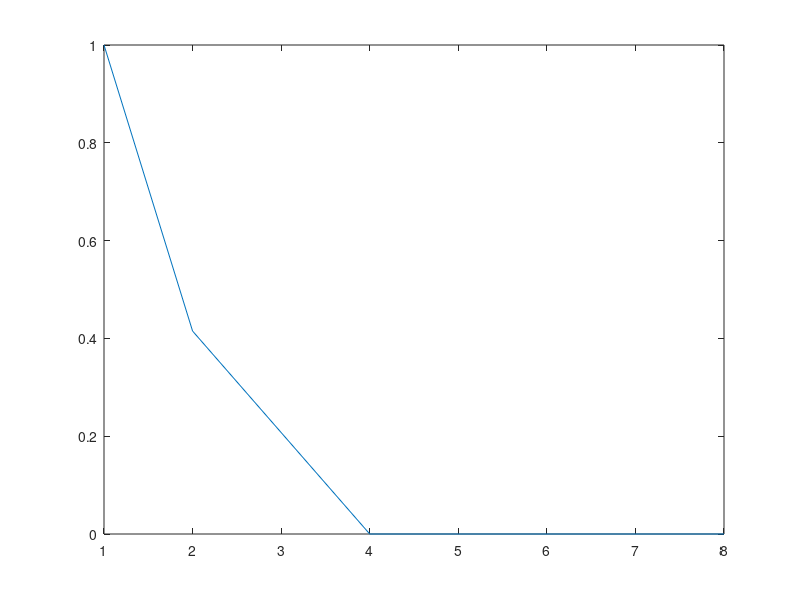

The MATLAB source for this figure: (Note: this script raises an error after producing the figure.)
% Boltzmann machine written by Axel Qvarnström
clear all
close all
clc

% Parameters
N = 3;
MValues = [1, 2, 4, 8];
trials = 100;
miniBatches = 20;
k = 200;
eta = 0.01;
nOut = 300;
nIn = 200;


% Plotting
dKL = zeros(1, length(MValues));
for i = 1:length(MValues)
    M = MValues(i);
    if M < 2^(N-1)-1
        dKL(i) = N - log2(M+1) - ((M+1)/(2^(log2(M + 1))));
    else
        dKL(i) = 0;
    end
end
plot(MValues, dKL)
hold on


% Inputs
XORInputs = [-1,-1,-1; 1,-1,1; -1,1,1; 1,1,-1]';
% allInputs = dec2bin(0:2^N-1)' - '0';
% allInputs(allInputs == 0) = -1;
allInputs = [-1,-1,-1; 1,-1,1; -1,1,1; 1,1,-1; 1,1,1; 1,-1,-1; -1,-1,1; -1,1,-1]';

nPatterns = length(allInputs);
pData = [0.25, 0.25, 0.25, 0.25, 0, 0, 0, 0];

% Initializing neurons
v = zeros(N,1);
h = zeros(M,1);

% Initial weights and thresholds
weights = normrnd(0, 1, [M,N]);
for i = 1:size(weights,1) 
    for j = 1:size(weights,2)
        if j == i
            weights(i,i) = 0;      % making the diagonal weights to zero
        end
    end
end

% Initialize thresholds
thetaHidden = 0;
thetaVisible = 0;
for nrOfHiddenNeurons = 1:length(MValues)
    M = MValues(nrOfHiddenNeurons);
    for itrial = 1:trials
    %     deltaW = zeros(M,N);
    %     deltaThetaH = zeros(M,1);
    %     deltaThetaV = zeros(N,1);
%         deltaWeights = 0;
%         deltaThetaH = 0;
%         deltaThetaV = 0;
    
        for iMiniBatch = 1: miniBatches
            % Pick one pattern randomly from x1-x4
            randPatternIndex = randi(nPatterns/2);
            feedPattern = XORInputs(:,randPatternIndex);
            % Initiaize visible neurons as the feed pattern
            v0 = feedPattern;
            
    
            % Update hidden neurons, 
            b0H = weights * v0 - thetaHidden;        % Local field, hidden neurons
            for i = 1:M
                pB0 = probability(b0H(i));
                randomNr = rand;
                if randomNr < pB0
                    h(i) = 1;
                else
                    h(i) = -1;
                end
            end
            
            
            for t = 1:k
                % Update visible neurons
                bV = weights' * h - thetaVisible;
                for j = 1:N
                    pBV = probability(bV(j));
                    randomNr = rand;
                    if randomNr < pBV
                        v(j) = 1;
                    else
                        v(j) = -1;
                    end
                end
    
                % Update hidden neurons
                bH = weights * v - thetaHidden;
                for i = 1:M
                    pBH = probability(bH(i));
                    randomNr = rand;
                    if randomNr < pBH
                        h(i) = 1;
                    else
                        h(i) = -1;
                    end
                end
            end
    
            % Compute weight and threshold increments
            deltaWeights = eta * (tanh(b0H) * v0' - tanh(bH)*v');
            deltaThetaV = -eta*(v0 - v);
            deltaThetaH = -eta*(tanh(b0H) - tanh(bH));
    
            % Updating weight and threshold
            weights = weights + deltaWeights;
            thetaVisible = thetaVisible + deltaThetaV;
            thetaHidden = thetaHidden + deltaThetaH;
        end
    end
    
    pB = zeros(nPatterns,1);
    for iOuter = 1:nOut
        randomPatternIndex = randi(nPatterns);
        feedPattern = allInputs(:,randomPatternIndex);
        % Initiaize visible neurons as the feed pattern
        v = feedPattern;
        
        bH =  weights * v - thetaHidden;
        for i = 1:M
            pBH = probability(bH(i));
            randomNr = rand;
            if randomNr < pBH
                h(i) = 1;
            else
                h(i) = -1;
            end
        end
    
    
        for iInner = 1:nIn
            bV = weights' * h - thetaVisible;
            for j = 1:N
                pBV = probability(bV(j));
                randomNr = rand;
                if randomNr < pBV
                    v(j) = 1;
                else
                    v(j) = -1;
                end
            end
    
            % Update hidden neurons
            bH = weights * v - thetaHidden;
            for i = 1:M
                pBH = probability(bH(i));
                randomNr = rand;
                if randomNr < pBH
                    h(i) = 1;
                else
                    h(i) = -1;
                end
            end
            for iPattern = 1:nPatterns
                if v == allInputs(:,iPattern)
                    pB(iPattern) = pB(iPattern) + 1/(nIn * nOut);
                end
            end
        end
    end
    
    
    
    
    % Calculating the 
    dKLSum = 0;
    for mu = 1:nPatterns
        if pData(mu) ~= 0
            dKLSum = dKLSum + pData(mu) * (log(pData(mu)) - log(pB(mu)));
        end
    end
    
    plot(M,dKLSum,'ro')
end


















            








